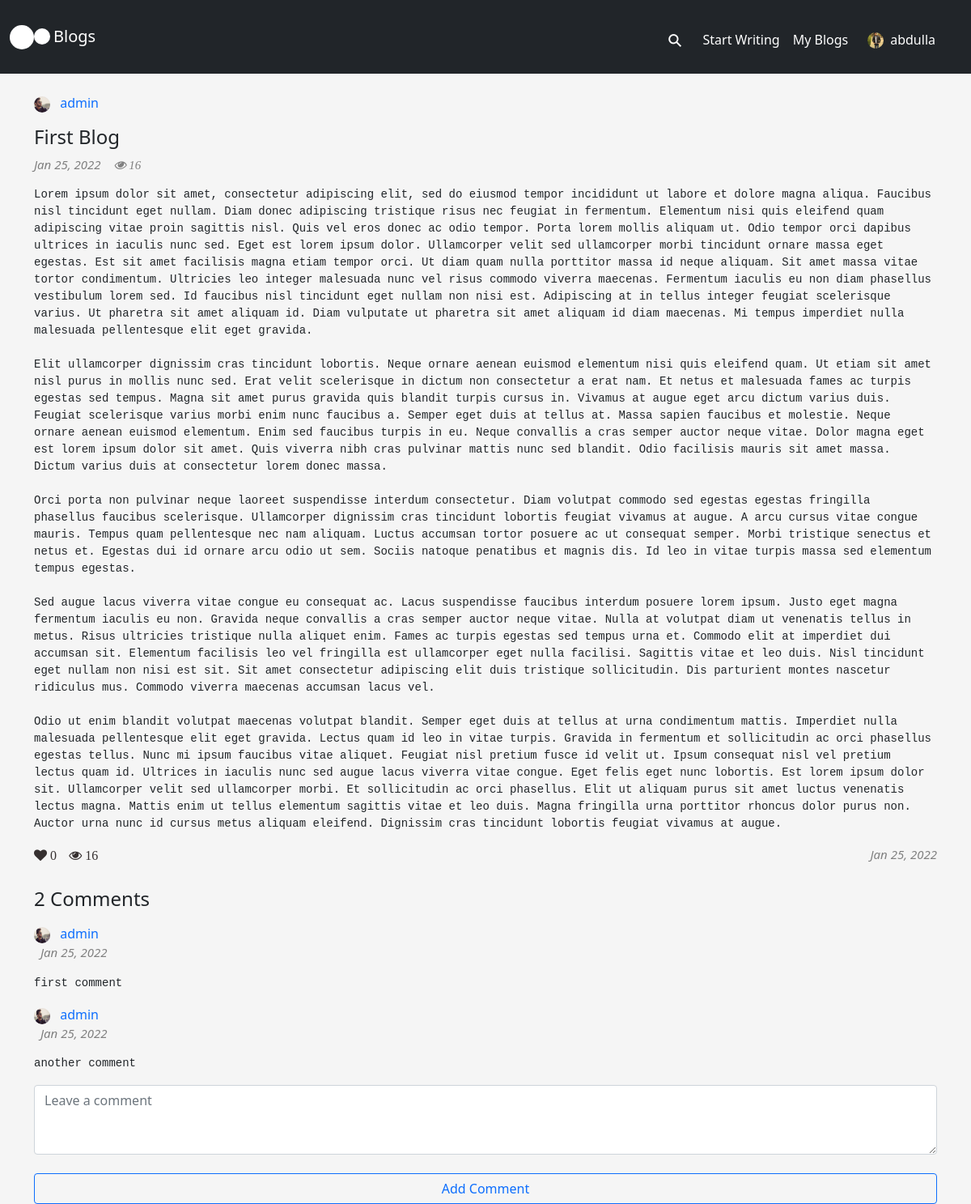
Page /read_blog/first-blog/ (signed in) on the committed database.
### blog_app/models.py (models this page shows, shortened)
class Profile(models.Model):
    user = models.OneToOneField(User, on_delete=models.CASCADE)
    full_name = models.CharField(max_length=100, default='N/A')
    email = models.EmailField(max_length=254, default='N/A')
    location = models.CharField(max_length=100, default='N/A')
    bio = models.TextField(default='N/A')
    profile_pic = models.ImageField(upload_to='profile_pics', default='default.png')
    blogs = models.ManyToManyField(Blog, blank=True)
    date_joined = models.DateTimeField(auto_now_add=True)

class Blog(models.Model):
    title = models.CharField(max_length=200, unique=True)
    content = models.TextField()
    author = models.ForeignKey(User, on_delete=models.CASCADE, related_name='author')
    slug = AutoSlugField(populate_from='title', always_update=True)
    views = models.IntegerField(default=0)
    likes_count = models.IntegerField(default=0)
    formatted_views = models.CharField(max_length=10, default='')
    formatted_likes = models.CharField(max_length=10, default='')
    user_likes = models.ManyToManyField('blog_app.Like', blank=True, related_name='user_likes')
    created_at = models.DateTimeField(auto_now_add=True)
    updated_at = models.DateTimeField(auto_now=True)

class Comment(models.Model):
    comment = models.TextField()
    user = models.ForeignKey(User, on_delete=models.CASCADE)
    blog = models.ForeignKey(Blog, on_delete=models.CASCADE)
    created_at = models.DateTimeField(auto_now_add=True)
    updated_at = models.DateTimeField(auto_now=True)

### blog_app/views.py (the view, shortened to what this page needs)
# urls.py: path('read_blog/<str:slug>/', views.read_blog, name='read_blog'),
@login_required
def read_blog(request, slug):
    blog = Blog.objects.get(slug=slug)
    comments = Comment.objects.filter(blog=blog)
    blog.views = blog.views + 1
    likes_count = Like.objects.filter(blog=blog).count()
    blog.likes_count = likes_count
    blog.save()
    is_authorized = False
    liked = False
    try:
        blog_likes = Like.objects.filter(blog=blog)
        like = blog_likes.get(user=request.user)
    except Like.DoesNotExist:
        like = None
    if like is not None:
        liked = True
    if blog.author == request.user:
        is_authorized = True
    comment_form = CommentForm()
    context = {
        'blog': blog,
        'comment_form': comment_form,
        'comments': comments,
        'is_authorized': is_authorized,
        'liked': liked
    }
    return render(request, 'blog_app/read_blog.html', context)

### blog_app/forms.py
class CommentForm(forms.ModelForm):
    helper = FormHelper()
    helper.form_show_labels = False
    comment = forms.CharField(
        widget=forms.Textarea(
            attrs={
                'rows': 3,
                'placeholder': 'Leave a comment'
            }
        )
    )
    class Meta:
        model = Comment
        fields = ['comment']

### blog_app/templates/blog_app/read_blog.html (shortened to what this page needs)
{% extends 'blog_app/base.html' %}
{% load crispy_forms_tags %}
{% block content %}
    <div class="col-md-12">
    <div class="mb-3">
        <img class="image-style" src="{{ blog.author.profile.profile_pic.url }}" width="20px" height="20px" />
        <a class="mx-2" href="{% url 'author' blog.author.username %}"> {{ blog.author }}</a>
    </div>
        <h4>{{ blog.title }}</h4>
        <div style="display: flex;">
            <p class="published-date">{{ blog.created_at|date:"M d, Y" }}</p>
            <p class="fa fa-eye published-date mx-3 mt-1"> {{blog.views}}</p>
        </div>
        <pre>{{ blog.content }}</pre>
        <div>
            <a href="{% url 'like_blog' blog.slug %}">
                <p class="fa fa-heart" {% if liked %} style="color: red;" {% endif %}> {{blog.likes_count}}</p>
            </a>
            <p class="fa fa-eye mt-1"> {{blog.views}}</p>
            <p class="published-date" style="float: right;">{{ blog.created_at|date:"M d, Y" }}</p>
        </div>
        {% if comments %}
        <div class="my-3">
            <h4>{{ comments|length }}{% if comments|length == 1 %} Comment {% else %} Comments {% endif %}</h4>
        </div>
        {% for comment in comments %}
        <div class="profile_icon mb-1">
            <a href="{% url 'author' comment.user.username %}">
                <img src="{{ comment.user.profile.profile_pic.url }}" width="20px" height="20px" style="border-radius: 50%;" />
            </a>
            <a class="mx-2" href="{% url 'author' comment.user.username %}"> {{comment.user}}</a>
            <p class="published-date px-2">{{ comment.created_at|date:"M d, Y" }}</p>
        </div>
        <pre>{{comment.comment}}</pre>
        {% endfor %}
        {% endif %}
        <div class="mt-2">
            <form method="POST">
                {{ comment_form.comment|as_crispy_field }}
                <div class="d-grid gap-2">
                    <button class="btn btn-outline-primary" type="submit">Add Comment</button>
                </div>
            </form>
        </div>
    </div>
{% endblock %}

### blog_app/templates/blog_app/base.html (shortened to what this page needs)
{% load static %}
<!DOCTYPE html>
<html lang="en">
<head>
    <link href="https://cdn.jsdelivr.net/npm/bootstrap@5.0.0-beta3/dist/css/bootstrap.min.css" rel="stylesheet">
    <link rel="stylesheet" href="https://cdnjs.cloudflare.com/ajax/libs/font-awesome/4.7.0/css/font-awesome.min.css">
    <link rel="stylesheet" href="{% static 'css/accounts.css' %}">
    <link rel="stylesheet" href="{% static 'css/blog_app.css' %}">
</head>
<nav class="navbar navbar-expand-lg bg-dark">
    <div class="container-fluid">
      <a href="{% url 'blogs' %}">
        <div class="flex-box">
          <div class="big-dot"></div>
          <div class="small-dot mt-1"></div>
        </div>
      </a>
      <h4 class="p-1 mt-1"><a class="navbar-brand text-white" href="{% url 'blogs' %}">Blogs</a></h4>
      <div class="collapse justify-content-end navbar-collapse" id="navbarNavAltMarkup">
        <div class="navbar-nav p-2">
          {% if user.is_authenticated %}
          <div class="search-container">
            <form action="{% url 'blogs' %}" method="POST" class=" mt-1">
              <label class="button searchbutton" for="searchright"><span class="mglass">&#9906;</span></label>
            </form>
          </div>
          <h6 ><a href="{% url 'write_blog' %}" class="nav-link mt-3" style="color: {% if 'write_blog' in request.path %}rgb(40, 151, 255);{% else %}white;{% endif %}">Start Writing</a></h6>
          <h6><a href="{% url 'my_blogs' %}" class="nav-link mt-3" style="color: {% if 'my_blogs' in request.path %}rgb(40, 151, 255);{% else %}white;{% endif %}">My Blogs</a></h6>
          <div class="dropdown dropstart">
            <a class="text-white mt-4 mx-3" type="button" id="dropdownMenuButton1" data-bs-toggle="dropdown" aria-expanded="false">
              <div class='flex-box'>
                <img class="image-style" src="{{ user.profile.profile_pic.url }}" width="20px" height="20px"/>
                <h6 class="px-2" style="color: {% if 'author' in request.path %}rgb(40, 151, 255);{% else %}white;{% endif %}">{{ user.username }}</h6>
              </div>
            </a>
          </div>
          {% endif %}
      </div>
    </div>
</nav>
<br>
<body>
  <div class="container">
    <div class="row">
      {% block content %}
      {% endblock %}
    </div>
  </div>
</body>
</html>

### accounts/static/css/accounts.css (style rules this page uses)
.d-grid { margin-top: 2%; }
a { text-decoration: none; }
body { background-color: whitesmoke; }

### blog_app/static/css/blog_app.css (style rules this page uses)
pre { white-space: pre-wrap; word-break: break-word; }
.fa-heart { color: rgb(54, 48, 48); }
.fa-eye { color:rgb(54, 48, 48); }
.flex-box { display: flex; }
.published-date { color: grey; font-style: italic; font-size: 15px; }
.fa-eye { margin-left: 1%; }
.image-style { border-radius: 50%; object-fit: cover; }
.big-dot { height: 30px; width: 30px; background-color: #fff; border-radius: 50%; display: inline-block; }
.small-dot { height: 20px; width: 20px; background-color: #fff; border-radius: 50%; display: inline-block; }
.button { display: inline-block; margin: 4px 2px; font-size: 14px; padding-left: 32px; padding-right: 32px; height: 50px; line-height: 50px; text-align: center; color: white; text-decoration: none; cursor: pointer; -moz-user-select: none; -khtml-user-select: none; -webkit-user-select: none; -ms-user-select: none; user-select: none; }
.search-container { position: relative; display: inline-block; margin: 4px 2px; height: 50px; width: 50px; vertical-align: bottom; }
.mglass { display: inline-block; pointer-events: none; -webkit-transform: rotate(-45deg); -moz-transform: rotate(-45deg); -o-transform: rotate(-45deg); -ms-transform: rotate(-45deg); }
.searchbutton { position: absolute; font-size: 22px; width: 100%; margin: 0; padding: 0; }

### rows in the picture
Blog: author.profile.profile_pic (picture), author "admin", title "First Blog", created_at "Jan 25, 2022", views "16", content "Lorem ipsum dolor sit amet, consectetur adipiscing elit, sed do eiusmod tempor incididunt ut labore et dolore magna aliqua. Faucibus nisl tincidunt eget nullam. Diam donec adipiscing tristique risus nec feugiat in fermentum. Elementum nisi quis eleifend quam adipiscing vitae proin sagittis nisl. Quis vel eros donec ac odio tempor. Porta lorem mollis aliquam ut. Odio tempor orci dapibus ultrices in iaculis nunc sed. Eget est lorem ipsum dolor. Ullamcorper velit sed ullamcorper morbi tincidunt ornare massa eget egestas. Est sit amet facilisis magna etiam tempor orci. Ut diam quam nulla porttitor massa id neque aliquam. Sit amet massa vitae tortor condimentum. Ultricies leo integer malesuada…", likes_count "0"
Comment: user.profile.profile_pic (picture), user "admin", created_at "Jan 25, 2022", comment "first comment"
Comment: user.profile.profile_pic (picture), user "admin", created_at "Jan 25, 2022", comment "another comment"

### other values in the picture
{{ user.username }} "abdulla"
{{ comments|length }} "2"
